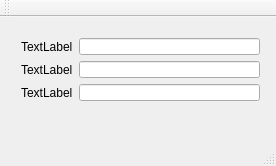
<?xml version="1.0" encoding="UTF-8"?>
<ui version="4.0">
 <class>MainWindow</class>
 <widget class="QMainWindow" name="MainWindow">
  <property name="geometry">
   <rect>
    <x>0</x>
    <y>0</y>
    <width>276</width>
    <height>166</height>
   </rect>
  </property>
  <property name="windowTitle">
   <string>MainWindow</string>
  </property>
  <widget class="QWidget" name="centralWidget">
   <widget class="QWidget" name="formLayoutWidget">
    <property name="geometry">
     <rect>
      <x>10</x>
      <y>10</y>
      <width>261</width>
      <height>85</height>
     </rect>
    </property>
    <layout class="QFormLayout" name="formLayout">
     <item row="0" column="0">
      <widget class="QLabel" name="label">
       <property name="text">
        <string>TextLabel</string>
       </property>
      </widget>
     </item>
     <item row="0" column="1">
      <widget class="QLineEdit" name="lineEdit"/>
     </item>
     <item row="1" column="0">
      <widget class="QLabel" name="label_2">
       <property name="text">
        <string>TextLabel</string>
       </property>
      </widget>
     </item>
     <item row="1" column="1">
      <widget class="QLineEdit" name="lineEdit_2"/>
     </item>
     <item row="2" column="0">
      <widget class="QLabel" name="label_3">
       <property name="text">
        <string>TextLabel</string>
       </property>
      </widget>
     </item>
     <item row="2" column="1">
      <widget class="QLineEdit" name="lineEdit_3"/>
     </item>
    </layout>
   </widget>
  </widget>
  <widget class="QMenuBar" name="menuBar">
   <property name="geometry">
    <rect>
     <x>0</x>
     <y>0</y>
     <width>276</width>
     <height>22</height>
    </rect>
   </property>
  </widget>
  <widget class="QToolBar" name="mainToolBar">
   <attribute name="toolBarArea">
    <enum>TopToolBarArea</enum>
   </attribute>
   <attribute name="toolBarBreak">
    <bool>false</bool>
   </attribute>
  </widget>
  <widget class="QStatusBar" name="statusBar"/>
 </widget>
 <layoutdefault spacing="6" margin="11"/>
 <resources/>
 <connections/>
</ui>
